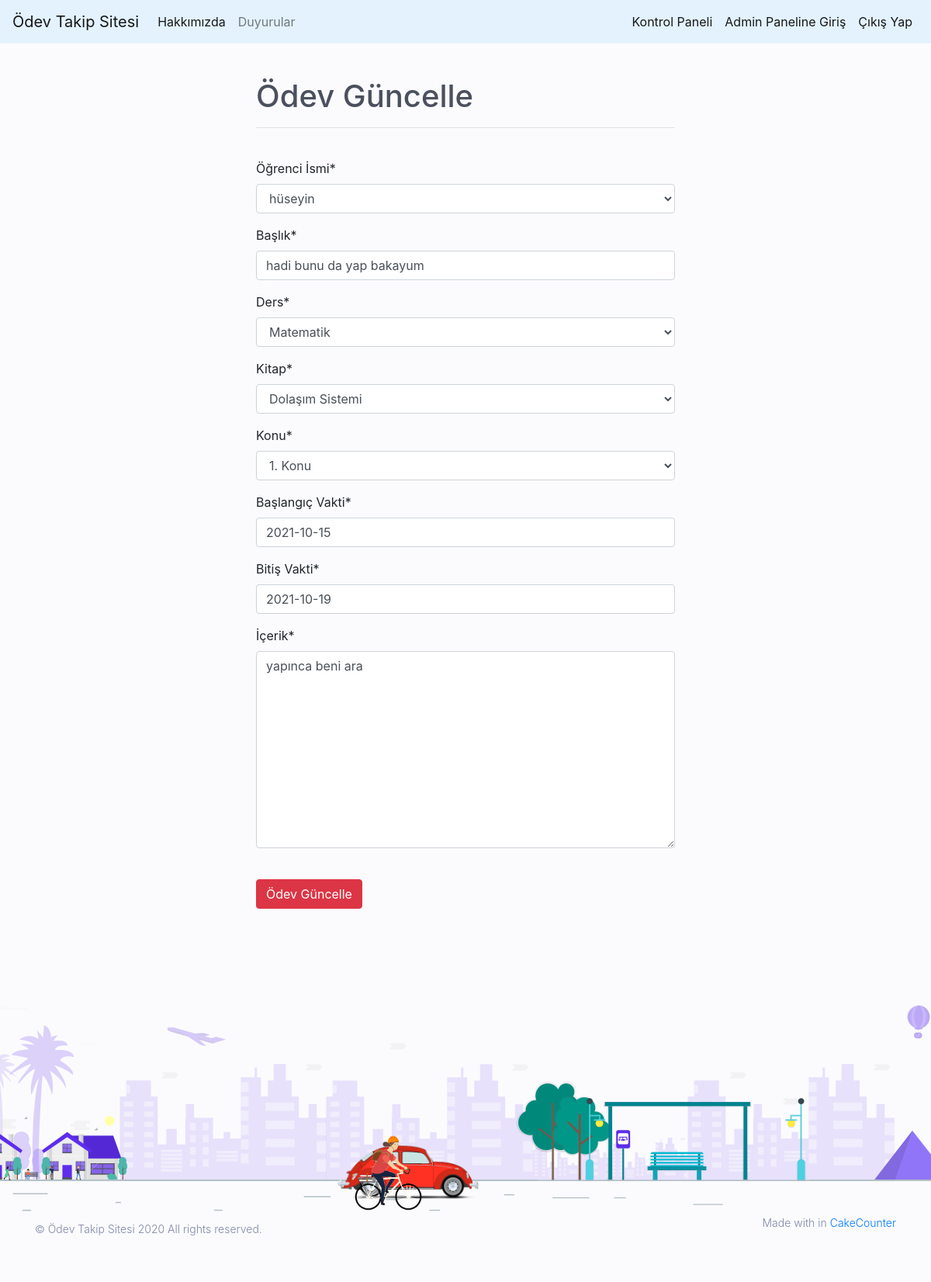
The app's page /homeworks/update/8 (signed in) with its own data.
### homework/models.py (models this page shows, shortened)
class Homework(models.Model):
    student = models.ForeignKey("auth.User",on_delete=models.CASCADE,verbose_name="Öğrenci İsmi")
    title = models.CharField(max_length=50,verbose_name="Başlık")
    content = models.TextField(verbose_name="İçerik")
    lesson = models.ForeignKey(Lesson,on_delete=models.CASCADE,verbose_name="Ders")
    book = models.ForeignKey(Book,on_delete=models.CASCADE,verbose_name="Kitap")
    topic = models.ForeignKey(Topic,on_delete=models.CASCADE,verbose_name="Konu")
    created_date = models.DateTimeField(auto_now_add=True,verbose_name="Oluşturulan Zaman")
    initial_date = models.DateField(verbose_name="Başlangıç Vakti")
    final_date = models.DateField(verbose_name="Bitiş Vakti")
    total_solved = models.IntegerField(verbose_name="Toplam Çözülen Soru",null=True,default=0,blank = True)
    true_solved = models.IntegerField(verbose_name="Doğru Çözülen Soru Sayısı",null=True,default=0,blank = True)
    false_solved = models.IntegerField(verbose_name="Yanlış Çözülen Soru Sayısı",null=True,default=0,blank = True)
    class Meta:
        ordering = ['-created_date']

### homework/views.py (the view)
# urls.py: path('update/<int:id>',views.update,name = "update"),
@login_required(login_url = "user:login")
def update(request,id):
    if request.user.is_superuser == 1:
        homework = get_object_or_404(Homework,id = id)
        form = HomeworkForm(request.POST or None, request.FILES or None,instance = homework)
        context = {
            "form" : form
        }
        if form.is_valid():
            form.save()
            messages.success(request,"Ödev Başarı ile Güncellenmiştir...")
            return redirect("homework:dashboard")
        return render(request,"update.html",context)
    else:
        messages.info(request,"Bu URL ye Giriş Hakkınız Yoktur!!!")
        return redirect("index")

### homework/forms.py
class HomeworkForm(forms.ModelForm):
    class Meta:
        model = Homework
        fields = ["student","title","lesson","book","topic","initial_date","final_date","content"]

### homework/models.py (called while the page is built)
    def __str__(self):
        return str(self.lesson_name)

    def __str__(self):
        return str(self.book_name) if str(self.book_name) else ""

    def __str__(self):
        return str(self.topic_name)

### templates/update.html (shortened to what this page needs)
{% extends "layout.html" %}
{% load crispy_forms_tags %}
{% block body %}
<div class="row">
  <div class="col-md-6 offset-md-3">
    <h1>Ödev Güncelle </h1><hr><br>
    <form method = "post">
        {{form|crispy}}
        <br>
        <button type = "submit" class = "btn btn-danger" >Ödev Güncelle</button>
    </form>
  </div>
</div>
{% endblock body %}

### records on screen
Homework: student "hüseyin", title "hadi bunu da yap bakayum", lesson "Matematik", book "Dolaşım Sistemi", topic "1. Konu", initial_date "2021-10-15", final_date "2021-10-19", content "yapınca beni ara"
